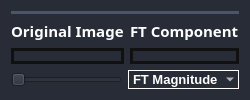
       <widget class="QFrame" name="frame_4">
        <property name="styleSheet">
         <string notr="true">background-color: rgb(39, 44, 54);
border-radius: 10px;
border: none;</string>
        </property>
        <property name="frameShape">
         <enum>QFrame::StyledPanel</enum>
        </property>
        <property name="frameShadow">
         <enum>QFrame::Raised</enum>
        </property>
        <layout class="QGridLayout" name="gridLayout_4">
         <item row="0" column="0">
          <layout class="QVBoxLayout" name="verticalLayout_12">
           <item>
            <widget class="Line" name="line_14">
             <property name="styleSheet">
              <string notr="true">/* Line style */

  /* Set the width of the line */
  width: 20px;

  /* Set the height of the line */
  height: 5px;

  /* Set the background color of the line */
  background-color:rgb(77, 86, 105);

  /* Set the border of the line */
  border: 10px;

  /* Set the border radius of the line */
  border-radius:5px;




</string>
             </property>
             <property name="orientation">
              <enum>Qt::Horizontal</enum>
             </property>
            </widget>
           </item>
           <item>
            <layout class="QHBoxLayout" name="horizontalLayout_8">
             <item>
              <layout class="QVBoxLayout" name="verticalLayout_13" stretch="0,5">
               <item alignment="Qt::AlignHCenter">
                <widget class="QLabel" name="label_11">
                 <property name="font">
                  <font>
                   <family>Oswald SemiBold</family>
                   <pointsize>11</pointsize>
                   <weight>75</weight>
                   <bold>true</bold>
                  </font>
                 </property>
                 <property name="styleSheet">
                  <string notr="true">color:white;
font-weight:10000px;</string>
                 </property>
                 <property name="text">
                  <string>Original Image</string>
                 </property>
                </widget>
               </item>
               <item>
                <widget class="QWidget" name="original4" native="true">
                 <property name="styleSheet">
                  <string notr="true">border: 3px solid rgb(17,17,17);</string>
                 </property>
                </widget>
               </item>
              </layout>
             </item>
             <item>
              <layout class="QVBoxLayout" name="verticalLayout_14" stretch="0,5">
               <item alignment="Qt::AlignHCenter">
                <widget class="QLabel" name="label_12">
                 <property name="font">
                  <font>
                   <family>Oswald SemiBold</family>
                   <pointsize>11</pointsize>
                   <weight>75</weight>
                   <bold>true</bold>
                  </font>
                 </property>
                 <property name="styleSheet">
                  <string notr="true">color:white;
font-weight:10000px;</string>
                 </property>
                 <property name="text">
                  <string>FT Component</string>
                 </property>
                </widget>
               </item>
               <item>
                <widget class="QWidget" name="component_image4" native="true">
                 <property name="styleSheet">
                  <string notr="true">border: 3px solid rgb(17,17,17);</string>
                 </property>
                </widget>
               </item>
              </layout>
             </item>
            </layout>
           </item>
          </layout>
         </item>
         <item row="1" column="0">
          <layout class="QHBoxLayout" name="horizontalLayout_7">
           <item>
            <widget class="QSlider" name="Slider_weight4">
             <property name="sizePolicy">
              <sizepolicy hsizetype="Minimum" vsizetype="Fixed">
               <horstretch>0</horstretch>
               <verstretch>0</verstretch>
              </sizepolicy>
             </property>
             <property name="orientation">
              <enum>Qt::Horizontal</enum>
             </property>
            </widget>
           </item>
           <item>
            <widget class="QComboBox" name="combo4">
             <property name="styleSheet">
              <string notr="true">QComboBox {
    font-family: &quot;Overpass&quot;;
    font-weight: 600; /* Semibold */
    font-size: 10pt; /* Adjust the font size as needed */
    color: white; /* Set the text color to white */
    border: 1px solid white; /* Set the border to 1px solid white */
background: rgba(74, 74, 74, 0);
	border-radius: 10px;
}</string>
             </property>
             <item>
              <property name="text">
               <string>FT Magnitude</string>
              </property>
             </item>
             <item>
              <property name="text">
               <string>FT Phase</string>
              </property>
             </item>
            </widget>
           </item>
          </layout>
         </item>
        </layout>
       </widget>
